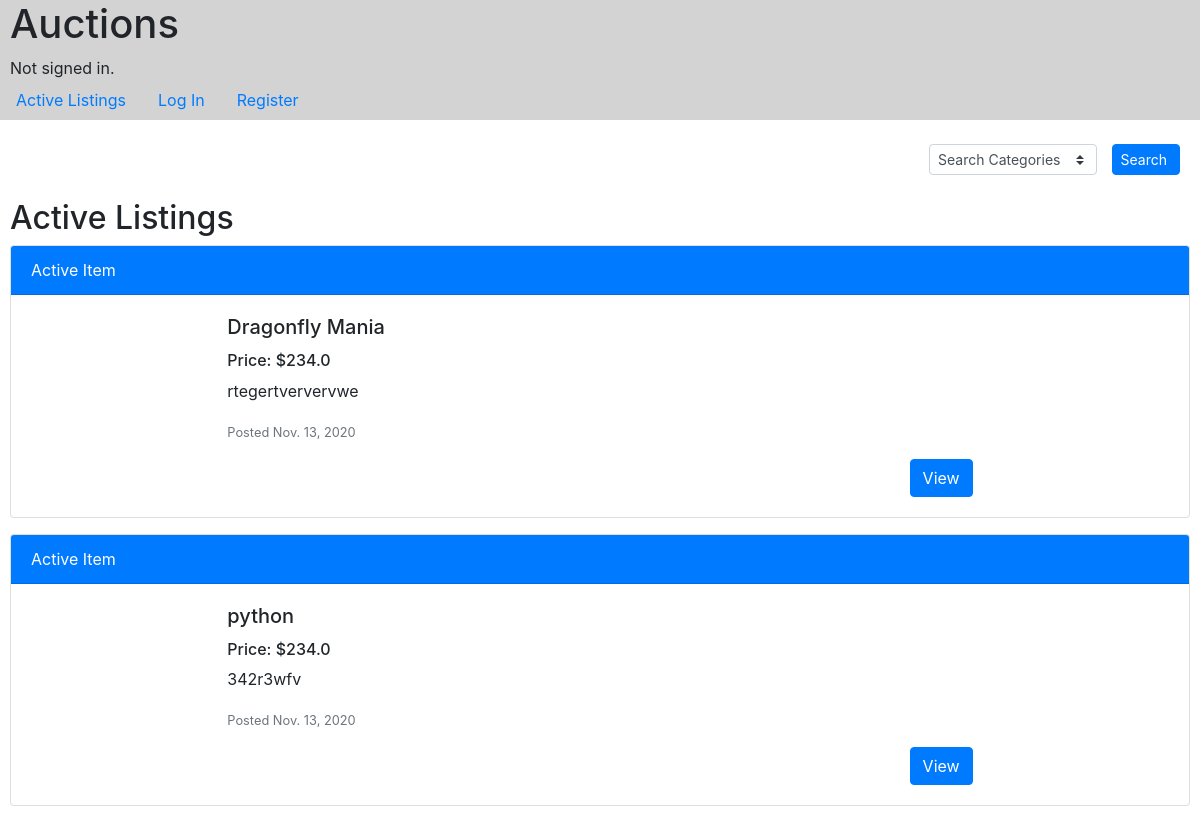
The app's page /, older data.
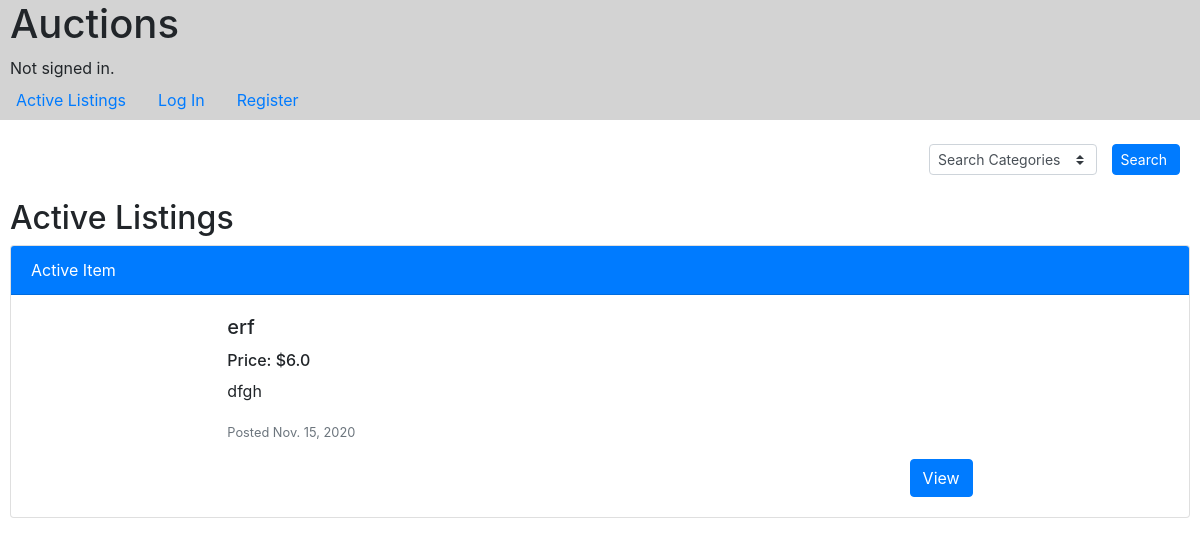
The same page, newer data.
### auctions/models.py (models this page shows)
class listing(models.Model):
    user_id = models.IntegerField()
    item_name = models.CharField(max_length = 50)
    item_description = models.TextField()
    item_price = models.FloatField(default = 1)
    date_posted = models.DateField(auto_now_add = True, blank = True)
    status = models.CharField(default = "Active", max_length = 10)
    winner_id = models.IntegerField(default = 0)
    category = models.CharField(max_length = 15, blank = True)

### auctions/views.py (the view)
# urls.py: path("", views.index, name="index"),
def index(request):
    try:
        listings = listing.objects.all()
    except:
        listings = None
    return render(request, "auctions/index.html",{
        "listings": listings
    })

### auctions/templates/auctions/index.html (shortened to what this page needs)
{% extends "auctions/layout.html" %}
{% block body %}
    <br>
    <form action="{% url 'cat_search' %}" method="POST">
        <div class="form row d-flex justify-content-end" style="margin-right: 10px;">
            <div class="col-md-2">
                <select class="custom-select custom-select-sm" name="category">
                    <option disabled selected hidden>Search Categories</option>
                </select>
            </div>
            <div class="search-button">
                <button class="btn btn-primary custom-select-sm " type="submit">Search</button>
            </div>
        </div>
    </form>
    <br>
    <h2 class="list-header">Active Listings</h2>
    {% for listing in listings %}
        {% if listing.status == "Active" %}
            <div class="card mb-3" style="width: 100%;">
                <div class="card-header text-white bg-primary">
                    {{ listing.status }} Item
                </div>
                <div class="row no-gutters">
                    <div class="col-md-2 text-center">
                    </div>
                <div class="col-md-8">
                    <div class="card-body">
                    <h5 class="card-title">{{ listing.item_name }}</h5>
                    <h6>Price: ${{ listing.item_price }}</h6>
                    <p class="card-text">{{ listing.item_description }}</p>
                    <p class="card-text"><small class="text-muted">Posted {{ listing.date_posted }}</small></p>
                    <form method="POST" action="{% url 'listing_info' item_id=listing.id %}">
                        <div style="text-align: right;">
                            <button type="submit" class="btn btn-primary">View</button>
                        </div>
                    </form>
                    </div>
                </div>
                </div>
            </div>
        {% endif %}
    {% endfor %}
{% endblock %}

Row changes from the older to the newer data that the page shows:
removed listing: status "Active", item_name "python", item_price "234.0", item_description "342r3wfv", date_posted "Nov. 13, 2020"
changed listing "Active": item_name "Dragonfly Mania" → "erf"; item_price "234.0" → "6.0"; item_description "rtegertververvwe" → "dfgh"; date_posted "Nov. 13, 2020" → "Nov. 15, 2020"
